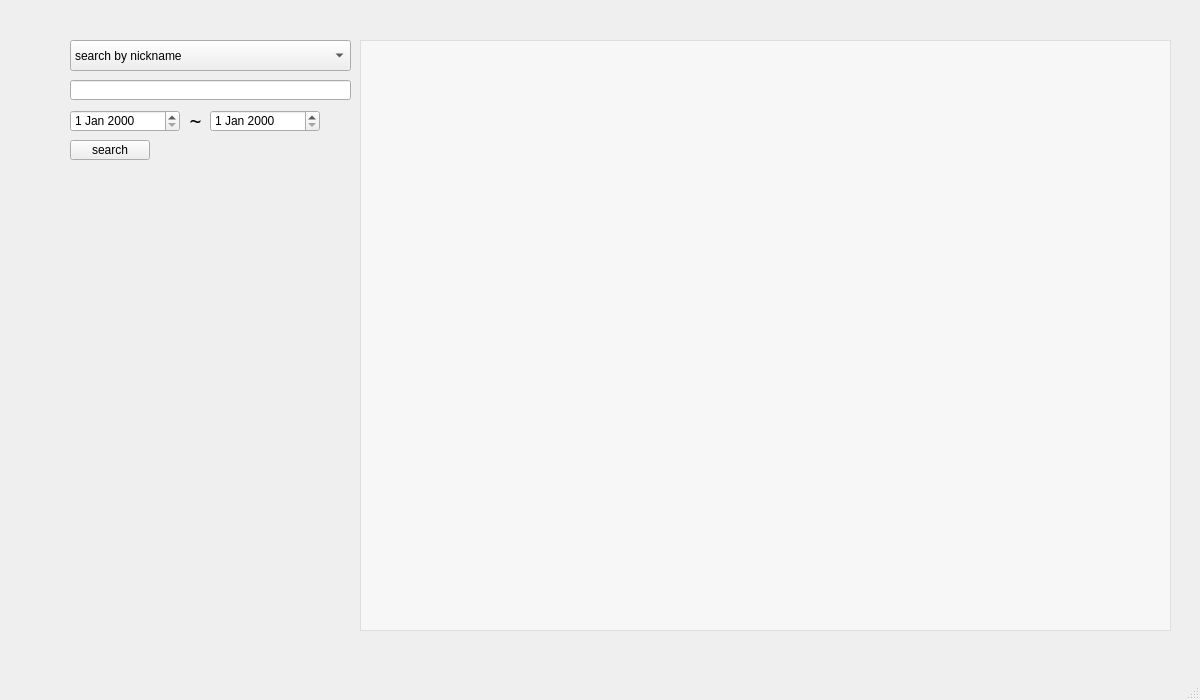
<?xml version="1.0" encoding="UTF-8"?>
<ui version="4.0">
 <class>history</class>
 <widget class="QMainWindow" name="history">
  <property name="geometry">
   <rect>
    <x>0</x>
    <y>0</y>
    <width>1200</width>
    <height>700</height>
   </rect>
  </property>
  <property name="windowTitle">
   <string>MainWindow</string>
  </property>
  <widget class="QWidget" name="centralwidget">
   <widget class="QComboBox" name="comboBox">
    <property name="geometry">
     <rect>
      <x>70</x>
      <y>40</y>
      <width>281</width>
      <height>31</height>
     </rect>
    </property>
    <item>
     <property name="text">
      <string>search by nickname</string>
     </property>
    </item>
    <item>
     <property name="text">
      <string>search by room number</string>
     </property>
    </item>
    <item>
     <property name="text">
      <string>search by nickname keyword</string>
     </property>
    </item>
    <item>
     <property name="text">
      <string>search by content keyword</string>
     </property>
    </item>
    <item>
     <property name="text">
      <string>search by date</string>
     </property>
    </item>
    <item>
     <property name="text">
      <string>search by date period</string>
     </property>
    </item>
   </widget>
   <widget class="QLineEdit" name="lineEdit">
    <property name="geometry">
     <rect>
      <x>70</x>
      <y>80</y>
      <width>281</width>
      <height>20</height>
     </rect>
    </property>
   </widget>
   <widget class="QPushButton" name="pushButton_search">
    <property name="geometry">
     <rect>
      <x>70</x>
      <y>140</y>
      <width>80</width>
      <height>20</height>
     </rect>
    </property>
    <property name="text">
     <string>search</string>
    </property>
   </widget>
   <widget class="QDateEdit" name="dateEdit">
    <property name="geometry">
     <rect>
      <x>70</x>
      <y>110</y>
      <width>110</width>
      <height>22</height>
     </rect>
    </property>
   </widget>
   <widget class="QDateEdit" name="dateEdit_endDate">
    <property name="geometry">
     <rect>
      <x>210</x>
      <y>110</y>
      <width>110</width>
      <height>22</height>
     </rect>
    </property>
   </widget>
   <widget class="QLabel" name="label_to">
    <property name="geometry">
     <rect>
      <x>180</x>
      <y>110</y>
      <width>31</width>
      <height>21</height>
     </rect>
    </property>
    <property name="font">
     <font>
      <family>Adobe Devanagari</family>
      <pointsize>16</pointsize>
     </font>
    </property>
    <property name="text">
     <string>~</string>
    </property>
    <property name="alignment">
     <set>Qt::AlignCenter</set>
    </property>
   </widget>
   <widget class="QTextBrowser" name="textBrowser">
    <property name="geometry">
     <rect>
      <x>360</x>
      <y>40</y>
      <width>811</width>
      <height>591</height>
     </rect>
    </property>
    <property name="styleSheet">
     <string notr="true">background-color:rgba(255,255,255,0.5)</string>
    </property>
   </widget>
  </widget>
  <widget class="QMenuBar" name="menubar">
   <property name="geometry">
    <rect>
     <x>0</x>
     <y>0</y>
     <width>1200</width>
     <height>22</height>
    </rect>
   </property>
  </widget>
  <widget class="QStatusBar" name="statusbar">
   <property name="styleSheet">
    <string notr="true">background-image: url(:/img/img/w.png);</string>
   </property>
  </widget>
 </widget>
 <resources/>
 <connections/>
</ui>
